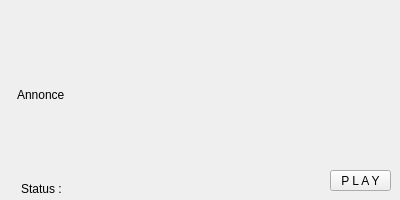
<?xml version="1.0" encoding="UTF-8"?>
<ui version="4.0">
 <class>MainWindow</class>
 <widget class="QMainWindow" name="MainWindow">
  <property name="enabled">
   <bool>true</bool>
  </property>
  <property name="geometry">
   <rect>
    <x>0</x>
    <y>0</y>
    <width>400</width>
    <height>200</height>
   </rect>
  </property>
  <property name="windowTitle">
   <string>MainWindow</string>
  </property>
  <widget class="QWidget" name="centralwidget">
   <widget class="QPushButton" name="pushButton">
    <property name="geometry">
     <rect>
      <x>330</x>
      <y>170</y>
      <width>61</width>
      <height>21</height>
     </rect>
    </property>
    <property name="styleSheet">
     <string notr="true"/>
    </property>
    <property name="text">
     <string>P L A Y</string>
    </property>
   </widget>
   <widget class="QLabel" name="IMG_LED">
    <property name="geometry">
     <rect>
      <x>0</x>
      <y>180</y>
      <width>20</width>
      <height>20</height>
     </rect>
    </property>
    <property name="styleSheet">
     <string notr="true">image: url(:/Asset/led-r.png);</string>
    </property>
    <property name="text">
     <string/>
    </property>
   </widget>
   <widget class="QLabel" name="STATUS">
    <property name="geometry">
     <rect>
      <x>21</x>
      <y>181</y>
      <width>261</width>
      <height>16</height>
     </rect>
    </property>
    <property name="text">
     <string>Status : </string>
    </property>
   </widget>
   <widget class="QLabel" name="BG">
    <property name="geometry">
     <rect>
      <x>0</x>
      <y>-10</y>
      <width>401</width>
      <height>221</height>
     </rect>
    </property>
    <property name="styleSheet">
     <string notr="true">image: url(:/Asset/bg.png);</string>
    </property>
    <property name="text">
     <string/>
    </property>
   </widget>
   <widget class="QLabel" name="HOTD">
    <property name="geometry">
     <rect>
      <x>17</x>
      <y>88</y>
      <width>181</width>
      <height>81</height>
     </rect>
    </property>
    <property name="layoutDirection">
     <enum>Qt::LeftToRight</enum>
    </property>
    <property name="text">
     <string>Annonce</string>
    </property>
    <property name="alignment">
     <set>Qt::AlignLeading|Qt::AlignLeft|Qt::AlignTop</set>
    </property>
   </widget>
   <widget class="QLabel" name="CROSS">
    <property name="geometry">
     <rect>
      <x>381</x>
      <y>4</y>
      <width>15</width>
      <height>15</height>
     </rect>
    </property>
    <property name="styleSheet">
     <string notr="true">image: url(:/Asset/croixx.png);</string>
    </property>
    <property name="text">
     <string/>
    </property>
   </widget>
   <widget class="QLabel" name="PARAM">
    <property name="geometry">
     <rect>
      <x>4</x>
      <y>4</y>
      <width>16</width>
      <height>16</height>
     </rect>
    </property>
    <property name="styleSheet">
     <string notr="true">image: url(:/Asset/param.png);</string>
    </property>
    <property name="text">
     <string/>
    </property>
   </widget>
   <zorder>BG</zorder>
   <zorder>pushButton</zorder>
   <zorder>IMG_LED</zorder>
   <zorder>STATUS</zorder>
   <zorder>HOTD</zorder>
   <zorder>CROSS</zorder>
   <zorder>PARAM</zorder>
  </widget>
 </widget>
 <resources>
  <include location="ressources.qrc"/>
 </resources>
 <connections/>
</ui>
